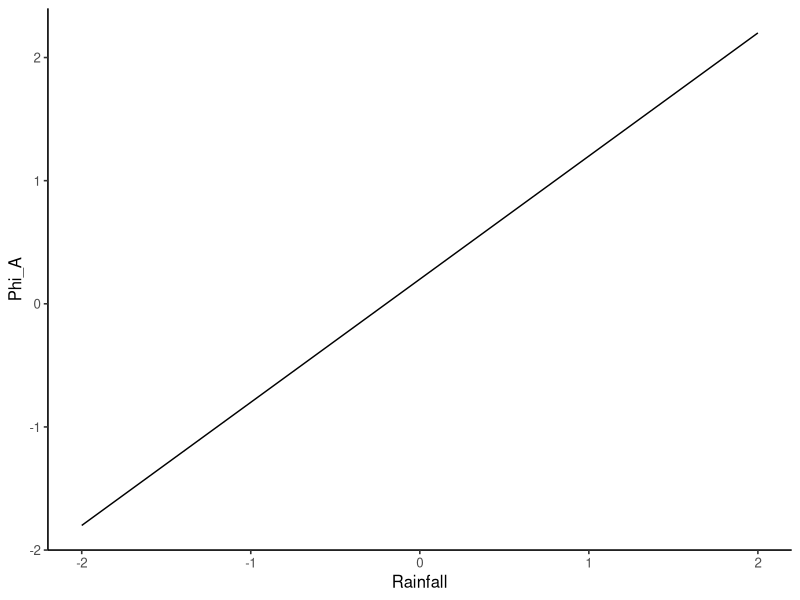
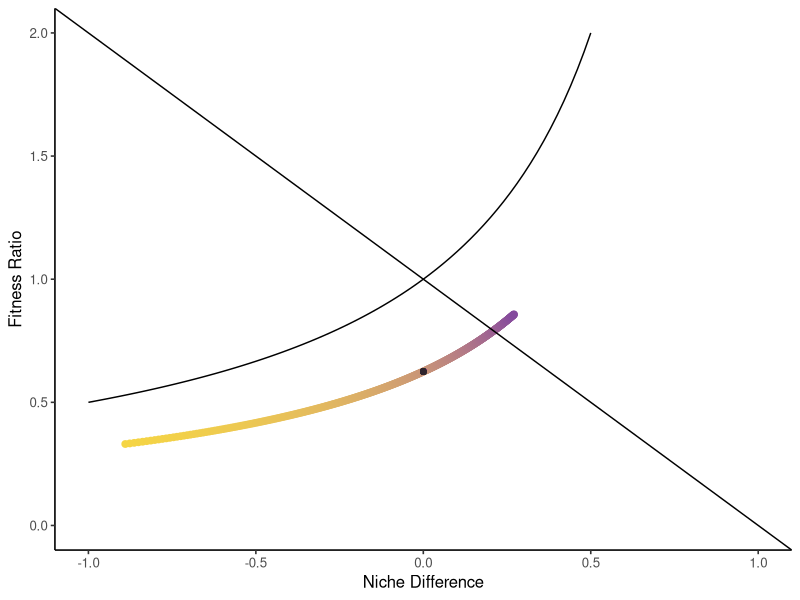
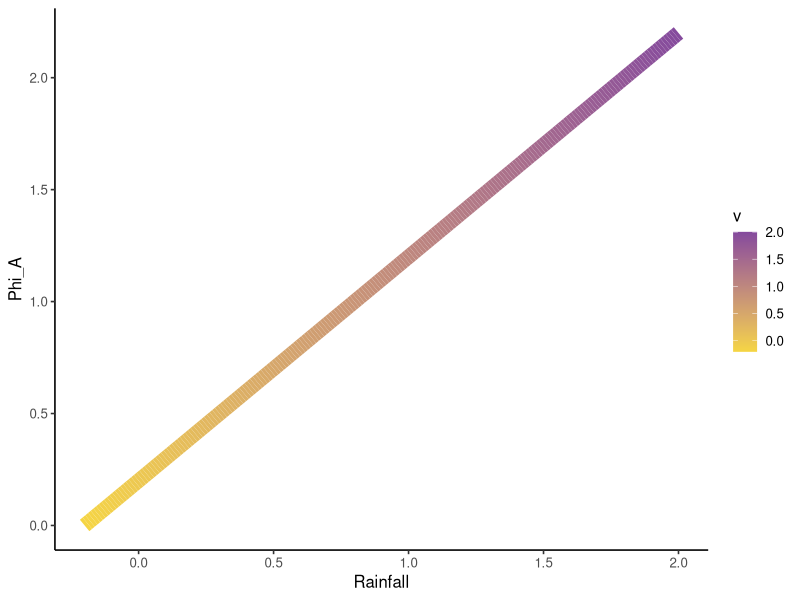
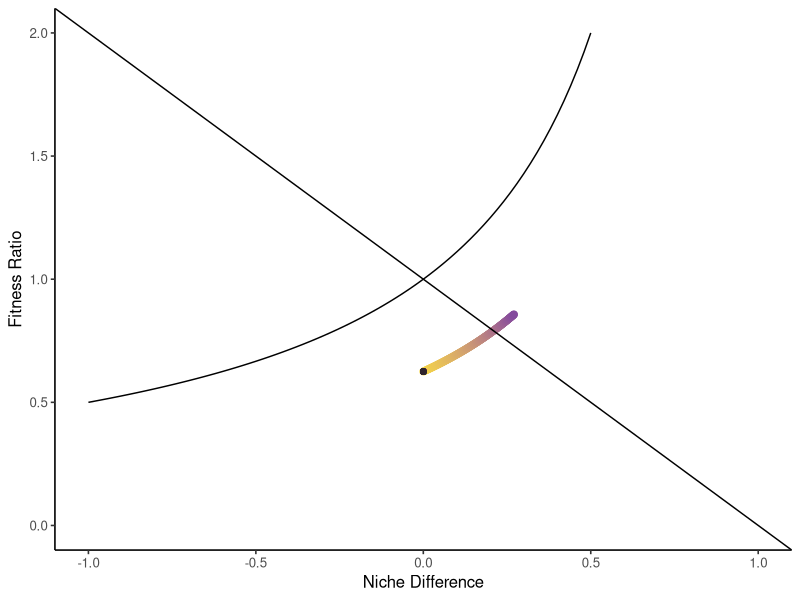
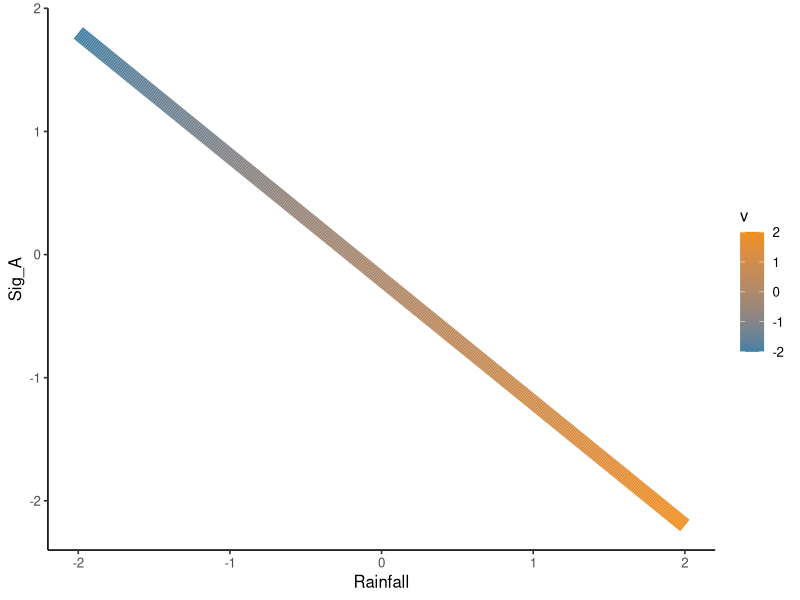
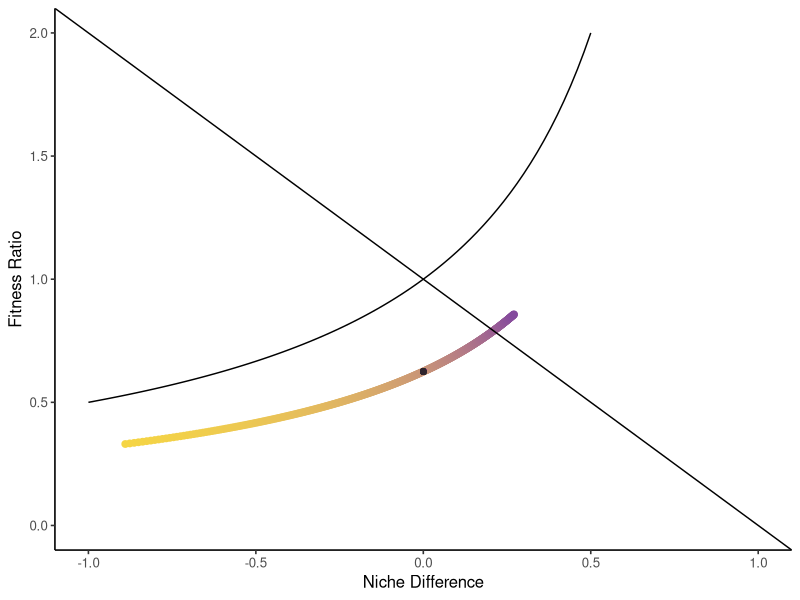
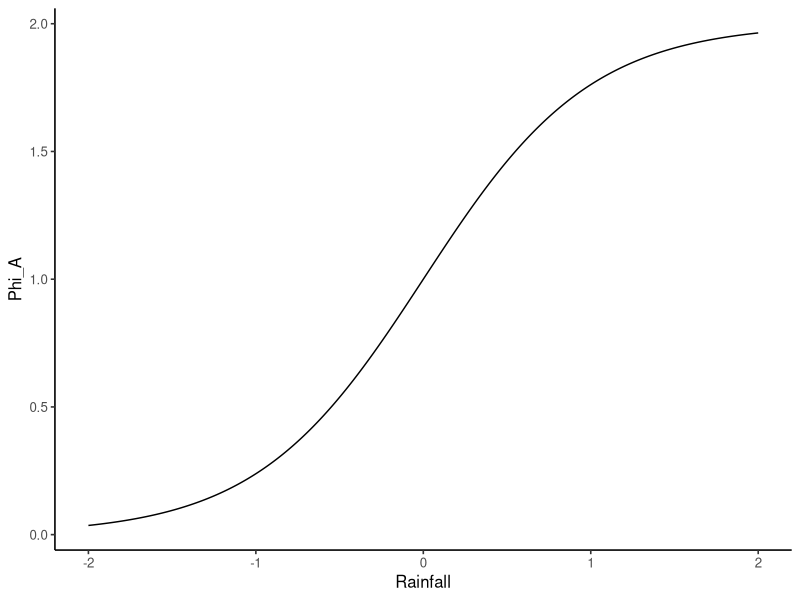
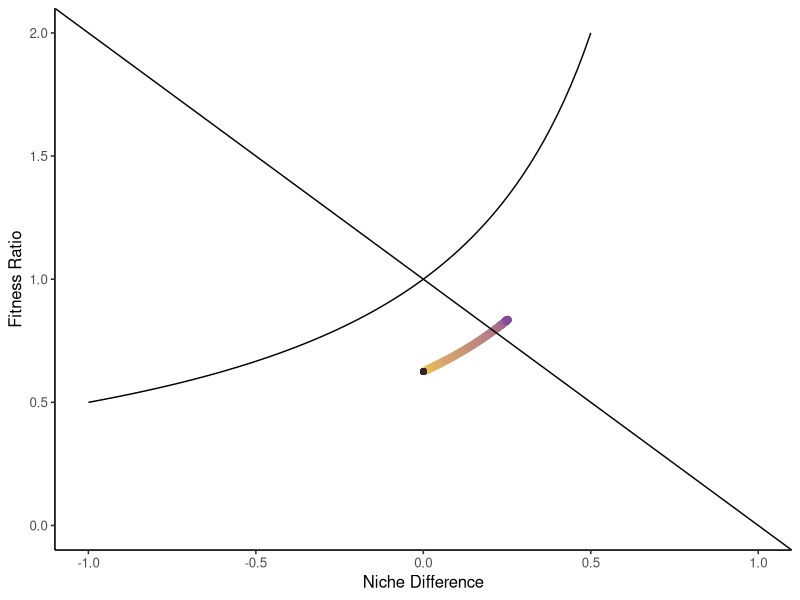

Here is the R script that generated these plots, in order:
##### NONLINEAR SCALING FUNCTIONS #####

library(ggplot2)

coexist_plot <- function(d, sterile = FALSE){
  # d is a dataframe that includes the following:
  # Microbe independent competitive effects ("Caa", "Cab", "Cbb", "Cba")
  # Competition coefficients ("Aaa", "Aab", "Abb", "Aba")
  # Environmental gradient ("v")
  d$niche <- 1 - sqrt((d$Aba * d$Aab)/(d$Aaa * d$Abb))
  d$fit <- sqrt((d$Aaa * d$Aab) / (d$Abb * d$Aba))
  d$niche[d$Aaa > 0 | d$Abb > 0 | d$Aab > 0 | d$Aba > 0] <- NaN
  d$fit[d$Aaa > 0 | d$Abb > 0 | d$Aab > 0 | d$Aba > 0] <- NaN
  nicheS <- 1 - sqrt((d$Cba[1] * d$Cab[1])/(d$Caa[1] * d$Cbb[1]))
  fitS <- sqrt((d$Caa[1] * d$Cab[1]) / (d$Cbb[1] * d$Cba[1]))
  f <- function(x) 1 / (-x + 1)
  p <- ggplot(d, aes(x = niche, y = fit, color = v)) + 
    geom_point(size = 2) + geom_abline(slope = -1, intercept = 1) + 
    theme_classic(base_size = 12) + stat_function(fun=f) + xlim(-1, 1) + ylim(0, 2) + 
    xlab("Niche Difference") + ylab("Fitness Ratio") +
    scale_color_gradient(low = "#F5D544", high = "#844A9D") + 
    theme(legend.position = "none")
  if(sterile == TRUE) p + geom_point(aes(x = nicheS, y = fitS), color = "#2F242C") else p
}

# nonlinear functions... 
# goal: a six-panel figure, a row for phi and a row for sigma
# columns are linear, sigmoidal, and parabolic scaling

# Sigmoid Function: Gompertz Equation
# y = ae^(-be^(-cx))
# a = upper limit (asymptope)
# b = x-axis displacement
# c = growth rate

# Parbolic Function
# y = ax^2 + bx + c
# vertex = (-b/(2a), (4ac - b^2)/(4a))
# focal length = 1/(4a)

# Linear Phi
Caa <- rep(-.5, 401)
Cbb <- rep(-.8, 401)
Cba <- rep(-.8, 401)
Cab <- rep(-.5, 401)

s <- rep(-.2, 401)
p <- rep(.2, 401)

v <- seq(-2, 2, .01)

dat <- cbind.data.frame(Caa, Cbb, Cba, Cab, s, p, v)

dat$p.scaled <- dat$p + dat$v

ggplot(data = dat, aes( x= v, y = p.scaled)) + geom_line() + theme_classic(base_size = 12) + 
  xlab("Rainfall") + ylab("Phi_A")

dat$Aaa <- dat$Caa + dat$s*dat$p.scaled
dat$Abb <- dat$Cbb
dat$Aba <- dat$Cba
dat$Aab <- dat$Cab

coexist_plot(dat, TRUE)

# try this constraining phi to be greater than or equal to 0

dat <- dat[which(dat$p.scaled >= 0), ]

ggplot(data = dat, aes( x= v, y = p.scaled, color = v)) + geom_line(size = 5) + theme_classic(base_size = 12) + 
  xlab("Rainfall") + ylab("Phi_A") + scale_color_gradient(low = "#F5D544", high = "#844A9D")

dat$Aaa <- dat$Caa + dat$s*dat$p.scaled
dat$Abb <- dat$Cbb
dat$Aba <- dat$Cba
dat$Aab <- dat$Cab

coexist_plot(dat, TRUE)

#Linear Sigma
Caa <- rep(-.5, 401)
Cbb <- rep(-.8, 401)
Cba <- rep(-.8, 401)
Cab <- rep(-.5, 401)

s <- rep(-.2, 401)
p <- rep(.2, 401)

v <- seq(-2, 2, .01)

dat <- cbind.data.frame(Caa, Cbb, Cba, Cab, s, p, v)

dat$s.scaled <- dat$s - dat$v

ggplot(data = dat, aes( x= v, y = s.scaled, color = v)) + geom_line(size = 5) + theme_classic(base_size = 12) + 
  xlab("Rainfall") + ylab("Sig_A") + scale_color_gradient(low = "#4381A4", high = "#F09021")

dat$Aaa <- dat$Caa + dat$p*dat$s.scaled
dat$Abb <- dat$Cbb
dat$Aba <- dat$Cba
dat$Aab <- dat$Cab

coexist_plot(dat, TRUE)

#Sigmoidal Phi

Caa <- rep(-.5, 401)
Cbb <- rep(-.8, 401)
Cba <- rep(-.8, 401)
Cab <- rep(-.5, 401)

s <- rep(-.2, 401)
p <- rep(.2, 401)

v <- seq(-2, 2, .01)

dat <- cbind.data.frame(Caa, Cbb, Cba, Cab, s, p, v)

dat$p.scaled <- (2/(1+exp(-2*v)))

ggplot(data = dat, aes( x= v, y = p.scaled)) + geom_line() + theme_classic(base_size = 12) + 
  xlab("Rainfall") + ylab("Phi_A")

dat$Aaa <- dat$Caa + dat$s*dat$p.scaled
dat$Abb <- dat$Cbb
dat$Aba <- dat$Cba
dat$Aab <- dat$Cab

coexist_plot(dat, TRUE)

# trying without - phi values

dat <- dat[which(dat$p.scaled >= 0), ]

ggplot(data = dat, aes( x= v, y = p.scaled, color = v)) + geom_line(size = 5) + theme_classic(base_size = 12) + 
  xlab("Rainfall") + ylab("Phi_A") + scale_color_gradient(low = "#F5D544", high = "#844A9D")

dat$Aaa <- dat$Caa + dat$s*dat$p.scaled
dat$Abb <- dat$Cbb
dat$Aba <- dat$Cba
dat$Aab <- dat$Cab

coexist_plot(dat, TRUE)

#Sigmoidal Sigma

Caa <- rep(-.5, 401)
Cbb <- rep(-.8, 401)
Cba <- rep(-.8, 401)
Cab <- rep(-.5, 401)

s <- rep(-.2, 401)
p <- rep(.2, 401)

v <- seq(-2, 2, .01)


dat <- cbind.data.frame(Caa, Cbb, Cba, Cab, s, p, v)

dat$s.scaled <- (4/(1+exp(v*2))) - 2.2

ggplot(data = dat, aes( x= v, y = s.scaled, color = v)) + geom_line(size = 5) + theme_classic(base_size = 12) + 
  xlab("Rainfall") + ylab("Sig_A") + scale_color_gradient(low = "#4381A4", high = "#F09021")

dat$Aaa <- dat$Caa + dat$p*dat$s.scaled
dat$Abb <- dat$Cbb
dat$Aba <- dat$Cba
dat$Aab <- dat$Cab

coexist_plot(dat, TRUE)

#Parabolic Phi

Caa <- rep(-.5, 401)
Cbb <- rep(-.8, 401)
Cba <- rep(-.8, 401)
Cab <- rep(-.5, 401)

s <- rep(-.2, 401)
p <- rep(.2, 401)

v <- seq(-2, 2, .01)

dat <- cbind.data.frame(Caa, Cbb, Cba, Cab, s, p, v)

dat$p.scaled <- -.5*(v-2)^2+2.2

ggplot(data = dat, aes( x= v, y = p.scaled)) + geom_line() + theme_classic(base_size = 12) + 
  xlab("Rainfall") + ylab("Phi_A")

dat$Aaa <- dat$Caa + dat$s*dat$p.scaled
dat$Abb <- dat$Cbb
dat$Aba <- dat$Cba
dat$Aab <- dat$Cab

coexist_plot(dat, TRUE)

dat <- dat[which(dat$p.scaled >= 0), ]

ggplot(data = dat, aes( x= v, y = p.scaled, color = v)) + geom_line(size = 5) + theme_classic(base_size = 12) + 
  xlab("Rainfall") + ylab("Phi_A") + scale_color_gradient(low = "#4381A4", high = "#F09021")

dat$Aaa <- dat$Caa + dat$s*dat$p.scaled
dat$Abb <- dat$Cbb
dat$Aba <- dat$Cba
dat$Aab <- dat$Cab

coexist_plot(dat, TRUE)

#Parabolic Sigma

Caa <- rep(-.5, 401)
Cbb <- rep(-.8, 401)
Cba <- rep(-.8, 401)
Cab <- rep(-.5, 401)

s <- rep(-.2, 401)
p <- rep(.2, 401)

v <- seq(-2, 2, .01)


dat <- cbind.data.frame(Caa, Cbb, Cba, Cab, s, p, v)

dat$s.scaled <- (1/4)*(v-2)^2-2.2

ggplot(data = dat, aes( x= v, y = s.scaled, color = v)) + geom_line(size = 5) + theme_classic(base_size = 12) + 
  xlab("Rainfall") + ylab("Sig_A") + scale_color_gradient(low = "#4381A4", high = "#F09021")

dat$Aaa <- dat$Caa + dat$p*dat$s.scaled
dat$Abb <- dat$Cbb
dat$Aba <- dat$Cba
dat$Aab <- dat$Cab

coexist_plot(dat, TRUE)











## Full Parabolic Scaling of Sigma

# Make optimum 0

Caa <- rep(-.5, 401)
Cbb <- rep(-.8, 401)
Cba <- rep(-.8, 401)
Cab <- rep(-.5, 401)

s <- rep(-.2, 401)
p <- rep(.2, 401)

v <- seq(-2, 2, .01)


dat <- cbind.data.frame(Caa, Cbb, Cba, Cab, s, p, v)

dat$s.scaled <- (1/4)*(v)^2-2.2

ggplot(data = dat, aes( x= v, y = s.scaled, color = v)) + geom_line(size = 5) + theme_classic(base_size = 12) + 
  xlab("Rainfall") + ylab("Sig_A") + scale_color_gradient(low = "#F5D544", high = "#844A9D")

dat$Aaa <- dat$Caa + dat$p*dat$s.scaled
dat$Abb <- dat$Cbb
dat$Aba <- dat$Cba
dat$Aab <- dat$Cab

coexist_plot(dat, TRUE) + xlim(-.5, .5) + ylim(.5, 1.5) #+ theme(legend.position = "none")

# range of possible dynamics is drastically cut as the outcomes repeat past the optimum

# now add another scaling with same optimum at 0

Caa <- rep(-.5, 401)
Cbb <- rep(-.8, 401)
Cba <- rep(-.8, 401)
Cab <- rep(-.5, 401)

s <- rep(-.2, 401)
p <- rep(.2, 401)

v <- seq(-2, 2, .01)


dat <- cbind.data.frame(Caa, Cbb, Cba, Cab, s, p, v)

dat$s.scaled <- .25*(v)^2-2.2
dat$s2.scaled <- .25*(v)^2-2.2

ggplot(data = dat, aes( x= v, y = s.scaled, color = v)) + geom_line(size = 5) + theme_classic(base_size = 12) + 
  xlab("Rainfall") + ylab("Sig_A") + scale_color_gradient(low = "#F5D544", high = "#844A9D") + 
  geom_line(aes(x = v+0.2, y = s2.scaled, color = v), size = 5)

ggplot(data = dat, aes( x= v, y = s.scaled, color = v)) + geom_line(size = 5) + theme_classic(base_size = 12) + 
  xlab("Rainfall") + ylab("Sig_A") + scale_color_gradient(low = "#F5D544", high = "#844A9D")

ggplot(data = dat, aes( x= v, y = s2.scaled, color = v)) + geom_line(size = 5) + theme_classic(base_size = 12) + 
  xlab("Rainfall") + ylab("Sig_A") + scale_color_gradient(low = "#F5D544", high = "#844A9D")

dat$Aaa <- dat$Caa + dat$p*dat$s.scaled
dat$Abb <- dat$Cbb + dat$p*dat$s2.scaled
dat$Aba <- dat$Cba
dat$Aab <- dat$Cab

coexist_plot(dat, TRUE) + xlim(-.5, .5) + ylim(.5, 1.5) + 
  theme(legend.position = "none")

# changes the angle, but similarly truncated

# now add another scaling with different optimum

Caa <- rep(-.5, 401)
Cbb <- rep(-.8, 401)
Cba <- rep(-.8, 401)
Cab <- rep(-.5, 401)

s <- rep(-.2, 401)
p <- rep(.2, 401)

v <- seq(-2, 2, .01)


dat <- cbind.data.frame(Caa, Cbb, Cba, Cab, s, p, v)

dat$s.scaled <- .25*(v)^2-2.2
dat$s2.scaled <- .25*(v-1)^2-2.2

ggplot(data = dat, aes( x= v, y = s.scaled, color = v)) + geom_line(size = 5) + theme_classic(base_size = 12) + 
  xlab("Rainfall") + ylab("Sig_A") + scale_color_gradient(low = "#F5D544", high = "#844A9D") + 
  geom_line(aes(x = v, y = s2.scaled, color = v), size = 5)

ggplot(data = dat, aes( x= v, y = s2.scaled, color = v)) + geom_line(size = 5) + theme_classic(base_size = 12) + 
  xlab("Rainfall") + ylab("Sig_A") + scale_color_gradient(low = "#F5D544", high = "#844A9D")

dat$Aaa <- dat$Caa + dat$p*dat$s.scaled
dat$Abb <- dat$Cbb + dat$p*dat$s2.scaled
dat$Aba <- dat$Cba
dat$Aab <- dat$Cab

coexist_plot(dat, TRUE) + xlim(-.5, .5) + ylim(.5, 1.5) + 
  theme(legend.position = "right")

